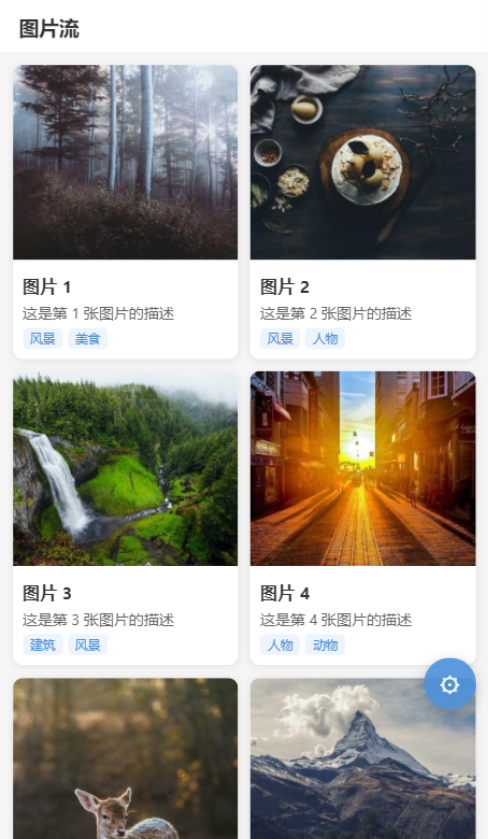
#> input picture auto_test/reports/screenshots/feed_normal_normal_20260511_024042.png, 488 x 839 px; its folder holds only this picture in this run
$ python evaluate_ambiguous.py   (older library calls are emulated)
#> lines starting #> are read from the running program, lines starting #| are printed output that depends on the picture
"""歧义带评测：证明 Rule→Qwen cascade 在"模糊歧义带"上的价值。

动机（见 docs/GOAL_PROGRESS.md Round 1/2）：clean 的 14 样本要么清晰要么全黑/blur=0，
没有"轻度/中度模糊"这种规则法拿不准、MLLM 能救的样本，所以 cascade 的 cost-accuracy 价值显不出来。

本脚本从清晰截图**程序化合成**一组渐进高斯模糊样本，覆盖从清晰→中度→重度，
对比三种视觉 oracle 在"该不该判模糊"上的准确率/成本/延迟：
    - rule_only      : 规则法固定阈值（baseline）
    - cascade        : 规则自信带直接出，歧义带升级到真 Qwen-VL
    - qwen_always    : 每张都问 Qwen（最贵，accuracy 上界）

Ground truth：原图=清晰(pass)，任何施加了可感知模糊核(k>=K_FAIL)的版本=模糊(fail)。
K_FAIL 取人眼明显可感知的核大小；介于其间的核构成"歧义带"，正是 cascade 升级触发区。

运行：
    DASHSCOPE_API_KEY=sk-xxx python diagnosis/diagnose/training/evaluate_ambiguous.py
（无 key 时 cascade/qwen_always 会回退到 HeuristicMLLM，仍可对比启发式 vs 规则。）
"""
from __future__ import annotations

import os
import sys
import glob
import json
import time

import cv2
import numpy as np

sys.path.insert(0, os.path.dirname(os.path.dirname(os.path.dirname(os.path.abspath(__file__)))))

from diagnose import triage as rule_triage  # noqa: E402
from diagnose.cascade_oracle import CascadeOracle  # noqa: E402
from diagnose.mllm import QwenVLOpenAI, HeuristicMLLM, resolve_api_key  # noqa: E402
from diagnose.mllm.base import OracleResult  # noqa: E402

HERE = os.path.dirname(os.path.abspath(__file__))
# HERE=.../diagnosis/diagnose/training → 上溯 3 层到仓库根
REPO = os.path.dirname(os.path.dirname(os.path.dirname(HERE)))
SCREENSHOT_DIR = os.path.join(REPO, "auto_test", "reports", "screenshots")

# 高斯模糊核：0=原图(清晰)。k>=K_FAIL 记为 ground-truth 模糊。
BLUR_KERNELS = [0, 3, 5, 7, 9, 13, 19, 27]
K_FAIL = 5  # >=5 的核已是人眼明显可感知的模糊


def _sharpest_feed() -> str:
    """挑一张最清晰的 feed 正常截图当合成基底。"""
    best, best_score = None, -1.0
    for p in glob.glob(os.path.join(SCREENSHOT_DIR, "feed_normal_*.png")):
        img = cv2.imdecode(np.frombuffer(open(p, "rb").read(), np.uint8), cv2.IMREAD_COLOR)
#> img is the input picture: shape (839, 488, 3); mean B, G, R 142.7, 150.7, 154.8
        if img is None:
            continue
        s = float(cv2.Laplacian(cv2.cvtColor(img, cv2.COLOR_BGR2GRAY), cv2.CV_64F).var())
#> s = 736.2
        if s > best_score:
            best, best_score = p, s
#> best_score = 736.2
#| 合成基底: feed_normal_normal_20260511_024042.png
    return best


def _make_samples(base_path: str) -> list:
    """返回 [(name, gt_is_blur, image_bytes, blur_full), ...]。"""
    base = cv2.imdecode(np.frombuffer(open(base_path, "rb").read(), np.uint8), cv2.IMREAD_COLOR)
    samples = []
    for k in BLUR_KERNELS:
        if k == 0:
            img = base.copy()
        else:
            img = cv2.GaussianBlur(base, (k, k), 0)
        ok, buf = cv2.imencode(".png", img)
        img_bytes = buf.tobytes()
        blur_full = float(cv2.Laplacian(cv2.cvtColor(img, cv2.COLOR_BGR2GRAY), cv2.CV_64F).var())
        gt_is_blur = k >= K_FAIL
        samples.append((f"k{k:02d}", gt_is_blur, img_bytes, blur_full))
#> this loop made 8 passes
#> blur_full on passes 1 to 8: 736.2, 126.9, 58.13, 24.87, 15.23, 6.95, 3.57, 2.34
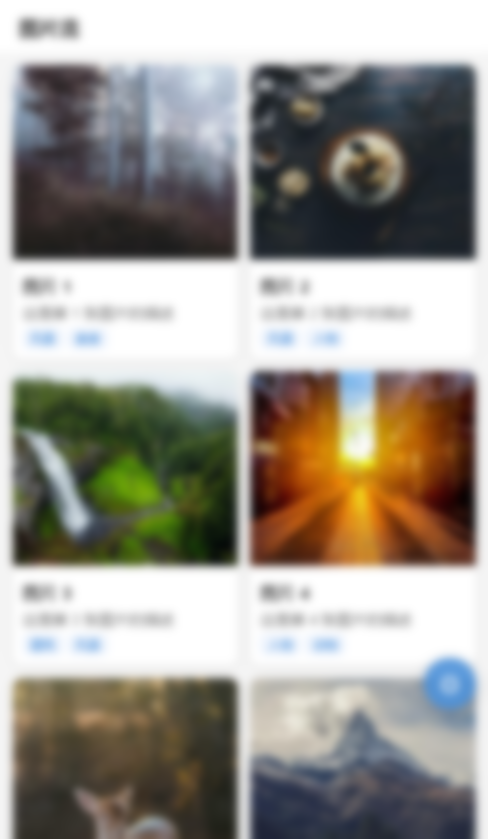
#> img: shape (839, 488, 3); mean B, G, R 142.7, 150.7, 154.8
#> after the loop, samples = 8 items
    return samples


def _rule_is_blur(img_bytes: bytes) -> bool:
    img = cv2.imdecode(np.frombuffer(img_bytes, np.uint8), cv2.IMREAD_COLOR)
    v = rule_triage._run_visual_assertions(img, "feed")
    return bool(v.get("is_blur") or v.get("black_white"))


def main() -> int:
    base = _sharpest_feed()
    if not base:
        print("找不到 feed_normal 截图当基底")
        return 1
    print(f"合成基底: {os.path.basename(base)}")
    samples = _make_samples(base)
#> samples = 8 items

    has_key = bool(resolve_api_key())
    qwen = QwenVLOpenAI() if has_key else HeuristicMLLM()
    cascade = CascadeOracle()  # 默认工厂：有 key 用真 Qwen
    print(f"MLLM: {qwen.name}  (real_qwen={has_key})\n")

    rows = []
    rule_correct = casc_correct = qwen_correct = 0
    casc_ms_total = qwen_ms_total = 0.0
    n_escalated = 0
    casc_cost = qwen_cost = 0.0

    for name, gt, img_bytes, blur_full in samples:
        # rule
        rule_blur = _rule_is_blur(img_bytes)
        rule_correct += int(rule_blur == gt)

        # cascade
        t0 = time.time()
        cres = cascade.analyze(img_bytes, "feed")
        casc_ms = (time.time() - t0) * 1000.0
        casc_ms_total += casc_ms
        casc_blur = bool(cres.get("is_blur") or cres.get("black_white"))
        casc_correct += int(casc_blur == gt)
        cas_meta = cres.get("cascade", {})
        escalated = bool(cas_meta.get("escalated"))
        n_escalated += int(escalated)
        casc_cost += cas_meta.get("cost_dollars", 0.0)

        # qwen_always
        t0 = time.time()
        qres: OracleResult = qwen.analyze(img_bytes, "feed")
        qwen_ms = (time.time() - t0) * 1000.0
        qwen_ms_total += qwen_ms
        qwen_blur = bool(qres.has_blur or qres.has_blank)
        qwen_correct += int(qwen_blur == gt)
        qwen_cost += qres.cost_dollars

        rows.append({
            "name": name, "gt_blur": gt, "blur_full": round(blur_full, 1),
            "rule": rule_blur, "cascade": casc_blur, "escalated": escalated,
            "qwen": qwen_blur, "casc_ms": round(casc_ms, 1),
        })

    n = len(samples)
    print(f"{'sample':<8}{'blur_full':<11}{'gt':<6}{'rule':<7}{'cascade':<9}{'esc':<6}{'qwen':<6}")
    print("-" * 56)
    for r in rows:
        print(f"{r['name']:<8}{r['blur_full']:<11.1f}{str(r['gt_blur']):<6}{str(r['rule']):<7}"
              f"{str(r['cascade']):<9}{str(r['escalated']):<6}{str(r['qwen']):<6}")

    print()
    print(f"{'oracle':<14}{'blur_acc':<11}{'avg_ms':<10}{'esc_rate':<10}{'cost$':<10}")
    print("-" * 55)
    print(f"{'rule_only':<14}{rule_correct/n:<11.2%}{'~14':<10}{'0%':<10}{'0':<10}")
    print(f"{'cascade':<14}{casc_correct/n:<11.2%}{casc_ms_total/n:<10.1f}"
          f"{n_escalated/n:<10.2%}{round(casc_cost,5):<10}")
    print(f"{'qwen_always':<14}{qwen_correct/n:<11.2%}{qwen_ms_total/n:<10.1f}{'100%':<10}{round(qwen_cost,5):<10}")

    out = os.path.join(HERE, "reports", "ambiguous_evaluation.json")
    with open(out, "w", encoding="utf-8") as f:
        json.dump({
            "base": os.path.basename(base), "real_qwen": has_key, "k_fail": K_FAIL,
            "accuracy": {
                "rule_only": rule_correct / n,
                "cascade": casc_correct / n,
                "qwen_always": qwen_correct / n,
            },
            "escalation_rate": n_escalated / n,
            "rows": rows,
        }, f, indent=2, ensure_ascii=False)
    print(f"\n保存: {out}")
    return 0


if __name__ == "__main__":
    sys.exit(main())
#> (the call stopped at in main, `has_key = bool(resolve_api_key())`: diagnose is not available in this run)

$ run again, on auto_test/reports/screenshots/feed_normal_normal_20260511_024131.png
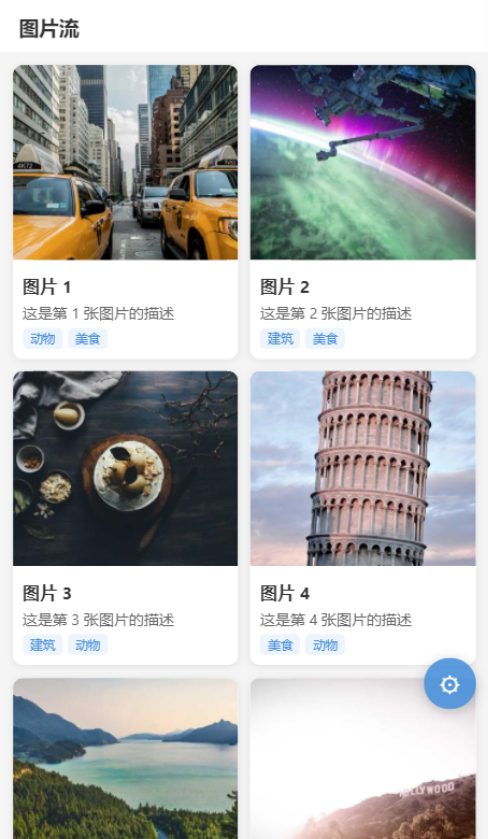
#> input picture auto_test/reports/screenshots/feed_normal_normal_20260511_024131.png, 488 x 839 px
#> in _sharpest_feed, img is the input picture: shape (839, 488, 3); mean B, G, R 177.7, 177.3, 176.3
#> s = 772
#| 合成基底: feed_normal_normal_20260511_024131.png
#> the loop in _make_samples, `for k in BLUR_KERNELS:` made 8 passes
#> blur_full on passes 1 to 8: 772, 138, 63.69, 27.13, 16.38, 7.09, 3.42, 2.19
#> after the loop in _make_samples, `for k in BLUR_KERNELS:`:
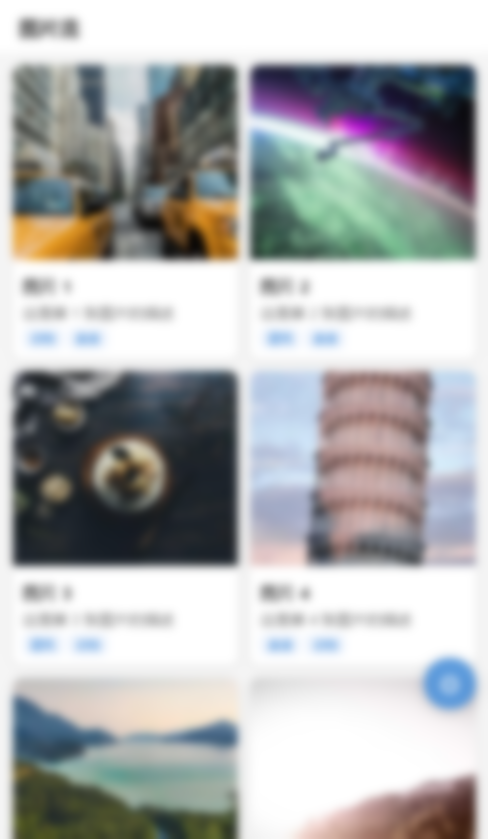
#> img: shape (839, 488, 3); mean B, G, R 177.7, 177.3, 176.3
#> after the loop in _make_samples, `for k in BLUR_KERNELS:`: samples = 8 items

$ run again, on auto_test/reports/screenshots/feed_normal_normal_20260511_024531.png
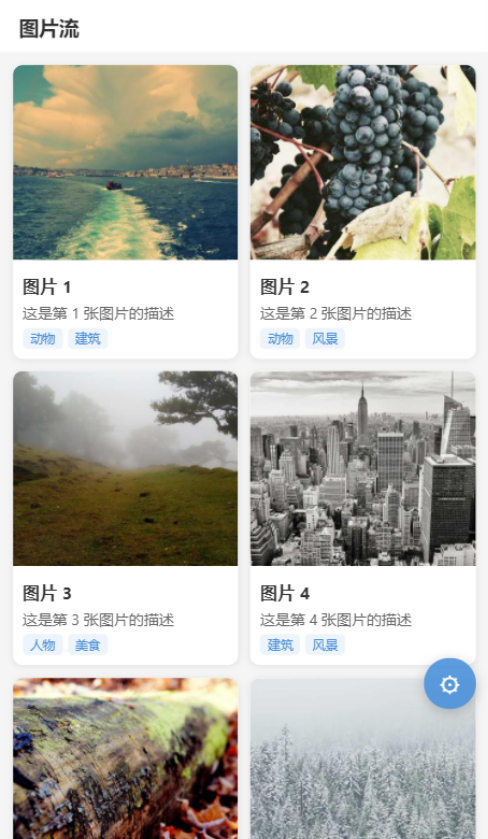
#> input picture auto_test/reports/screenshots/feed_normal_normal_20260511_024531.png, 488 x 839 px
#> in _sharpest_feed, img is the input picture: shape (839, 488, 3); mean B, G, R 170.2, 178.5, 179
#> s = 802.9
#| 合成基底: feed_normal_normal_20260511_024531.png
#> the loop in _make_samples, `for k in BLUR_KERNELS:` made 8 passes
#> blur_full on passes 1 to 8: 802.9, 141.1, 64.52, 27.35, 16.52, 7.25, 3.53, 2.24
#> after the loop in _make_samples, `for k in BLUR_KERNELS:`:
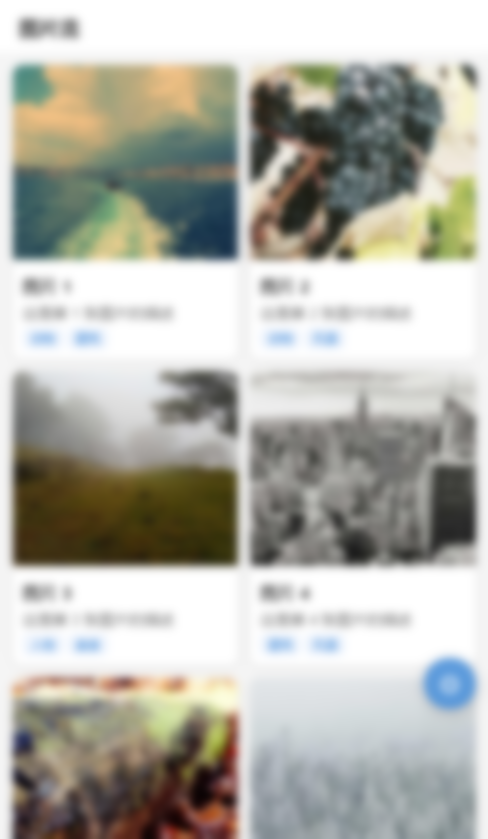
#> img: shape (839, 488, 3); mean B, G, R 170.2, 178.5, 179
#> after the loop in _make_samples, `for k in BLUR_KERNELS:`: samples = 8 items
